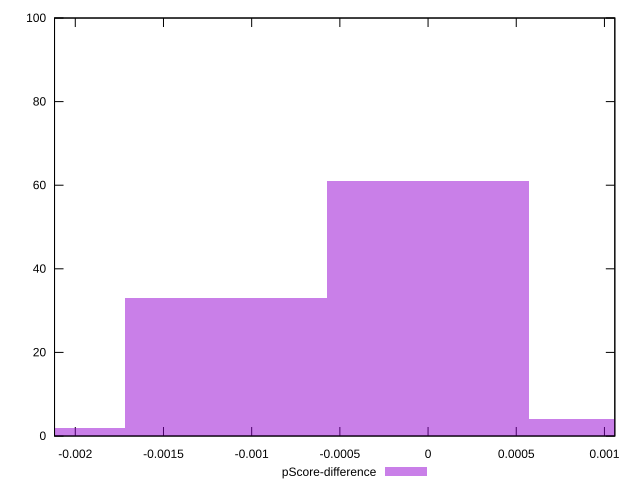

Source code (gnuplot):
reset

$pScoreDifference <<EOF
0 61
-0.002290496732662625 2
-0.0011452483663313125 33
0.0011452483663313125 4
EOF

set key outside below
set boxwidth 0.0011452483663313125
set xrange [-0.002117647058823502:0.0010588235294117787]
set yrange [0:100]
set trange [0:100]
set style fill transparent solid 0.5 noborder
set terminal svg size 640, 490 enhanced background rgb 'white'
set output "report_00019_2021-02-10T18-14-37.922Z//uses-rel-preload/samples/pages/pScore-difference/histogram.svg"

plot $pScoreDifference title "pScore-difference" with boxes

reset
